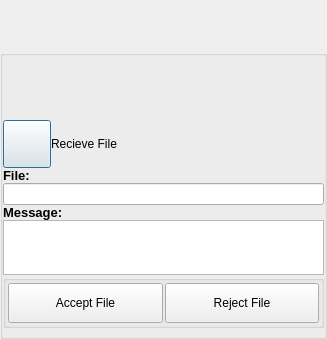
<?xml version="1.0" encoding="UTF-8"?>
<ui version="4.0">
 <class>ReplyFileOfferDialog</class>
 <widget class="QDialog" name="ReplyFileOfferDialog">
  <property name="geometry">
   <rect>
    <x>0</x>
    <y>0</y>
    <width>327</width>
    <height>339</height>
   </rect>
  </property>
  <property name="minimumSize">
   <size>
    <width>0</width>
    <height>50</height>
   </size>
  </property>
  <property name="maximumSize">
   <size>
    <width>16777215</width>
    <height>339</height>
   </size>
  </property>
  <property name="windowTitle">
   <string>Accept File Offer</string>
  </property>
  <layout class="QVBoxLayout" name="verticalLayout">
   <property name="spacing">
    <number>0</number>
   </property>
   <property name="leftMargin">
    <number>0</number>
   </property>
   <property name="topMargin">
    <number>0</number>
   </property>
   <property name="rightMargin">
    <number>0</number>
   </property>
   <property name="bottomMargin">
    <number>0</number>
   </property>
   <item>
    <widget class="TitleBarWidget" name="m_TitleBarWidget" native="true">
     <property name="sizePolicy">
      <sizepolicy hsizetype="Preferred" vsizetype="Preferred">
       <horstretch>0</horstretch>
       <verstretch>0</verstretch>
      </sizepolicy>
     </property>
     <property name="minimumSize">
      <size>
       <width>0</width>
       <height>50</height>
      </size>
     </property>
     <property name="maximumSize">
      <size>
       <width>16777215</width>
       <height>103</height>
      </size>
     </property>
    </widget>
   </item>
   <item>
    <widget class="QGroupBox" name="StyledDlgItemsBox">
     <property name="minimumSize">
      <size>
       <width>0</width>
       <height>0</height>
      </size>
     </property>
     <property name="title">
      <string/>
     </property>
     <layout class="QGridLayout" name="gridLayout_2">
      <property name="leftMargin">
       <number>0</number>
      </property>
      <property name="topMargin">
       <number>0</number>
      </property>
      <property name="rightMargin">
       <number>0</number>
      </property>
      <property name="bottomMargin">
       <number>8</number>
      </property>
      <property name="spacing">
       <number>0</number>
      </property>
      <item row="1" column="0">
       <widget class="IdentWidget" name="FriendIdentWidget" native="true">
        <property name="sizePolicy">
         <sizepolicy hsizetype="Preferred" vsizetype="Fixed">
          <horstretch>0</horstretch>
          <verstretch>0</verstretch>
         </sizepolicy>
        </property>
        <property name="minimumSize">
         <size>
          <width>0</width>
          <height>50</height>
         </size>
        </property>
        <property name="maximumSize">
         <size>
          <width>16777215</width>
          <height>50</height>
         </size>
        </property>
       </widget>
      </item>
      <item row="2" column="0">
       <layout class="QHBoxLayout" name="horizontalLayout">
        <item>
         <widget class="VxPushButton" name="PermissionButton">
          <property name="minimumSize">
           <size>
            <width>48</width>
            <height>48</height>
           </size>
          </property>
          <property name="maximumSize">
           <size>
            <width>48</width>
            <height>48</height>
           </size>
          </property>
          <property name="text">
           <string/>
          </property>
          <property name="iconSize">
           <size>
            <width>48</width>
            <height>48</height>
           </size>
          </property>
         </widget>
        </item>
        <item>
         <widget class="QLabel" name="PermissionLabel">
          <property name="text">
           <string>Recieve File</string>
          </property>
         </widget>
        </item>
       </layout>
      </item>
      <item row="3" column="0">
       <widget class="QLabel" name="FileNameLabel">
        <property name="sizePolicy">
         <sizepolicy hsizetype="Expanding" vsizetype="Preferred">
          <horstretch>0</horstretch>
          <verstretch>0</verstretch>
         </sizepolicy>
        </property>
        <property name="font">
         <font>
          <pointsize>10</pointsize>
          <weight>75</weight>
          <bold>true</bold>
         </font>
        </property>
        <property name="text">
         <string>File:</string>
        </property>
        <property name="alignment">
         <set>Qt::AlignBottom|Qt::AlignLeading|Qt::AlignLeft</set>
        </property>
       </widget>
      </item>
      <item row="4" column="0">
       <widget class="QLineEdit" name="FileNameEdit">
        <property name="readOnly">
         <bool>true</bool>
        </property>
       </widget>
      </item>
      <item row="5" column="0">
       <widget class="QLabel" name="MessageLabel">
        <property name="sizePolicy">
         <sizepolicy hsizetype="Expanding" vsizetype="Preferred">
          <horstretch>0</horstretch>
          <verstretch>0</verstretch>
         </sizepolicy>
        </property>
        <property name="font">
         <font>
          <pointsize>10</pointsize>
          <weight>75</weight>
          <bold>true</bold>
         </font>
        </property>
        <property name="text">
         <string>Message:</string>
        </property>
        <property name="alignment">
         <set>Qt::AlignBottom|Qt::AlignLeading|Qt::AlignLeft</set>
        </property>
       </widget>
      </item>
      <item row="7" column="0">
       <widget class="QGroupBox" name="CmdButtonBox">
        <property name="title">
         <string/>
        </property>
        <layout class="QHBoxLayout" name="horizontalLayout_5">
         <property name="spacing">
          <number>2</number>
         </property>
         <property name="leftMargin">
          <number>2</number>
         </property>
         <property name="topMargin">
          <number>2</number>
         </property>
         <property name="rightMargin">
          <number>2</number>
         </property>
         <property name="bottomMargin">
          <number>2</number>
         </property>
         <item>
          <widget class="VxPushButton" name="AcceptButton">
           <property name="minimumSize">
            <size>
             <width>0</width>
             <height>40</height>
            </size>
           </property>
           <property name="text">
            <string>Accept File</string>
           </property>
          </widget>
         </item>
         <item>
          <widget class="VxPushButton" name="CancelButton">
           <property name="minimumSize">
            <size>
             <width>0</width>
             <height>40</height>
            </size>
           </property>
           <property name="text">
            <string>Reject File</string>
           </property>
          </widget>
         </item>
        </layout>
       </widget>
      </item>
      <item row="6" column="0">
       <widget class="QPlainTextEdit" name="OfferMsgEdit">
        <property name="readOnly">
         <bool>true</bool>
        </property>
       </widget>
      </item>
      <item row="0" column="0">
       <widget class="QLabel" name="m_StatusLabel">
        <property name="text">
         <string notr="true"/>
        </property>
       </widget>
      </item>
     </layout>
    </widget>
   </item>
   <item>
    <widget class="BottomBarWidget" name="m_BottomBarWidget" native="true">
     <property name="sizePolicy">
      <sizepolicy hsizetype="Expanding" vsizetype="Minimum">
       <horstretch>0</horstretch>
       <verstretch>0</verstretch>
      </sizepolicy>
     </property>
     <property name="minimumSize">
      <size>
       <width>30</width>
       <height>0</height>
      </size>
     </property>
     <property name="autoFillBackground">
      <bool>true</bool>
     </property>
    </widget>
   </item>
  </layout>
 </widget>
 <customwidgets>
  <customwidget>
   <class>TitleBarWidget</class>
   <extends>QWidget</extends>
   <header>TitleBarWidget.h</header>
   <container>1</container>
  </customwidget>
  <customwidget>
   <class>BottomBarWidget</class>
   <extends>QWidget</extends>
   <header location="global">BottomBarWidget.h</header>
   <container>1</container>
  </customwidget>
  <customwidget>
   <class>VxPushButton</class>
   <extends>QPushButton</extends>
   <header>VxPushButton.h</header>
  </customwidget>
  <customwidget>
   <class>IdentWidget</class>
   <extends>QWidget</extends>
   <header location="global">IdentWidget.h</header>
   <container>1</container>
  </customwidget>
 </customwidgets>
 <resources/>
 <connections/>
</ui>
